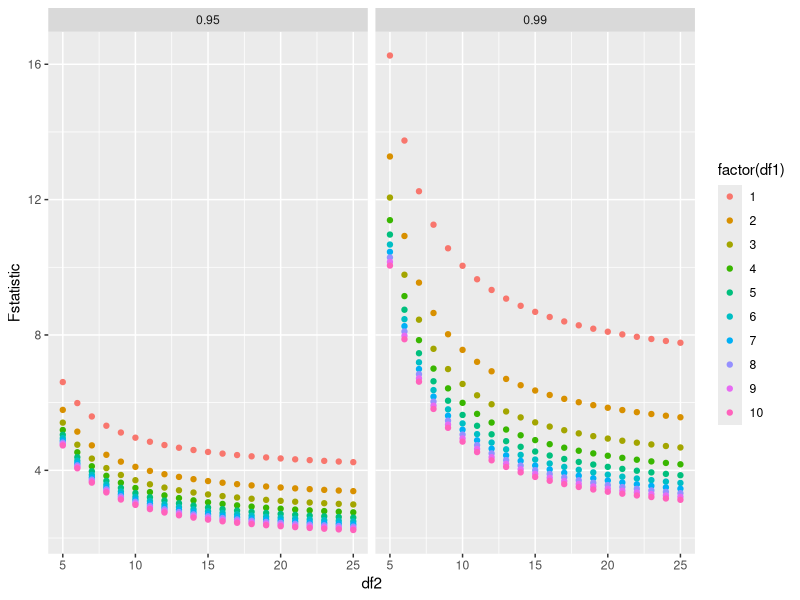

Here is the R script that generated this plot:
require(scales)                        # for log scales
require(ggplot2)

x <- expand.grid(c(0.95, 0.99), 1:10, 5:25)
names(x) <- c("significance", "df1", "df2")
x$Fstatistic <- qf(x$significance, x$df1, x$df2)

p <- ggplot(x, aes(df2, Fstatistic, colour = factor(df1))) + geom_point() + facet_wrap(~ significance)

